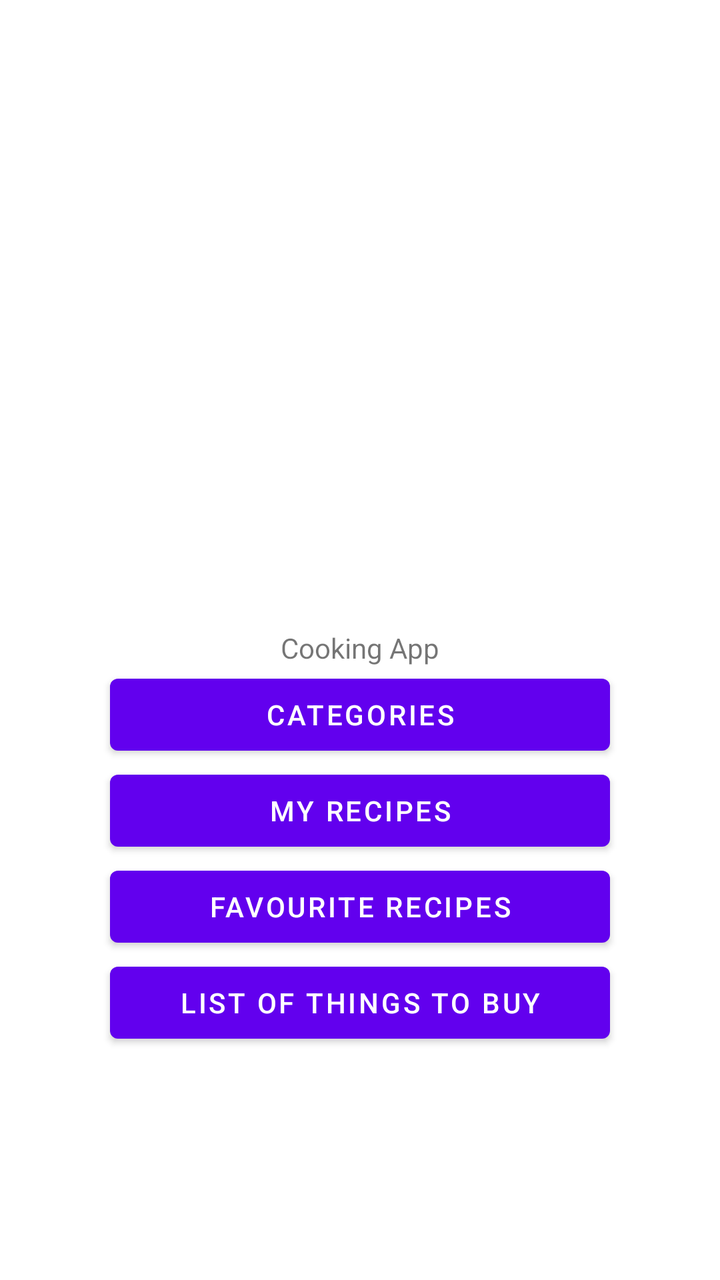
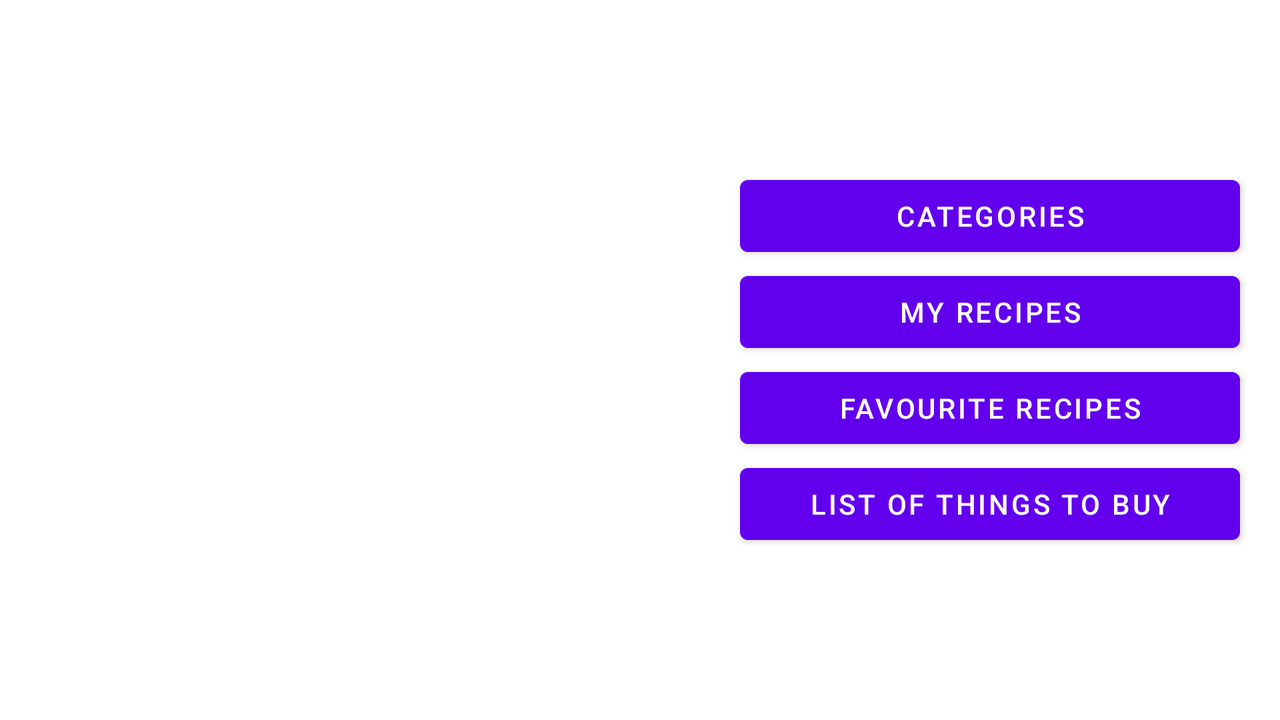

First picture: res/layout/ on a phone held upright. Second picture: the repository's own variant of that layout, on a device whose configuration matches the variant's folder. Source for both follows.
<!-- AndroidManifest.xml: application theme Theme.CookingRecipes -->
<!-- res/layout/activity_main.xml -->
<?xml version="1.0" encoding="utf-8"?>
<LinearLayout xmlns:android="http://schemas.android.com/apk/res/android"
    xmlns:tools="http://schemas.android.com/tools"
    android:orientation="vertical"
    android:gravity="center"
    android:layout_width="match_parent"
    android:layout_height="match_parent"
    android:padding="16dp"
    tools:context=".MainActivity">

    <ImageView
        android:layout_width="350dp"
        android:layout_height="200dp"
        android:src="@drawable/kitchen" />

    <TextView
        android:layout_width="wrap_content"
        android:layout_height="wrap_content"
        android:text="Cooking App" />

    <Button
        android:id="@+id/categories"
        android:text="Categories"
        android:onClick="openCategoriesClick"
        android:layout_width="250dp"
        android:layout_height="wrap_content" />

    <Button
        android:id="@+id/myrecipes"
        android:text="My Recipes"
        android:onClick="openRecipesClick"
        android:layout_width="250dp"
        android:layout_height="wrap_content" />

    <Button
        android:id="@+id/favourites"
        android:text="Favourite Recipes"
        android:onClick="openFavouritesClick"
        android:layout_width="250dp"
        android:layout_height="wrap_content" />

    <Button
        android:id="@+id/thingstobuy"
        android:text="List of things to buy"
        android:onClick="createNewGroceryListClick"
        android:layout_width="250dp"
        android:layout_height="wrap_content" />

</LinearLayout>
<!-- resources referenced by this layout -->
<resources>
  <style name="Theme.CookingRecipes" parent="Theme.MaterialComponents.DayNight.DarkActionBar">
          
          <item name="colorPrimary">@color/purple_500</item>
          <item name="colorPrimaryVariant">@color/purple_700</item>
          <item name="colorOnPrimary">@color/white</item>
          
          <item name="colorSecondary">@color/teal_200</item>
          <item name="colorSecondaryVariant">@color/teal_700</item>
          <item name="colorOnSecondary">@color/black</item>
          
          <item name="android:statusBarColor" tools:targetApi="l">?attr/colorPrimaryVariant</item>
          
      </style>
</resources>
<!-- res/layout-land/activity_main.xml (the repository's variant of the layout above) -->
<!-- drawn on the phone turned sideways -->
<?xml version="1.0" encoding="utf-8"?>
<LinearLayout
    xmlns:android="http://schemas.android.com/apk/res/android"
    android:orientation="horizontal"
    android:layout_width="match_parent"
    android:layout_height="match_parent"
    android:padding="16dp">

    <LinearLayout
        android:layout_weight="0"
        android:layout_width="wrap_content"
        android:layout_height="match_parent" >

        <ImageView
            android:src="@drawable/kitchen"
            android:layout_width="350dp"
            android:layout_height="match_parent"/>
    </LinearLayout>

    <LinearLayout
        android:layout_weight="1"
        android:orientation="vertical"
        android:gravity="center"
        android:layout_width="wrap_content"
        android:layout_height="match_parent">

        <Button
            android:id="@+id/categories"
            android:text="Categories"
            android:layout_width="250dp"
            android:layout_height="wrap_content"
            android:onClick="openCategoriesClick"/>

        <Button
            android:id="@+id/myrecipes"
            android:text="My Recipes"
            android:layout_width="250dp"
            android:layout_height="wrap_content"
            android:onClick="openRecipesClick"/>

        <Button
            android:id="@+id/favourites"
            android:text="Favourite Recipes"
            android:layout_width="250dp"
            android:layout_height="wrap_content"
            android:onClick="openFavouritesClick"/>

        <Button
            android:id="@+id/thingstobuy"
            android:text="List of things to buy"
            android:layout_width="250dp"
            android:layout_height="wrap_content"
            android:onClick="createNewGroceryListClick"/>

    </LinearLayout>

</LinearLayout>
